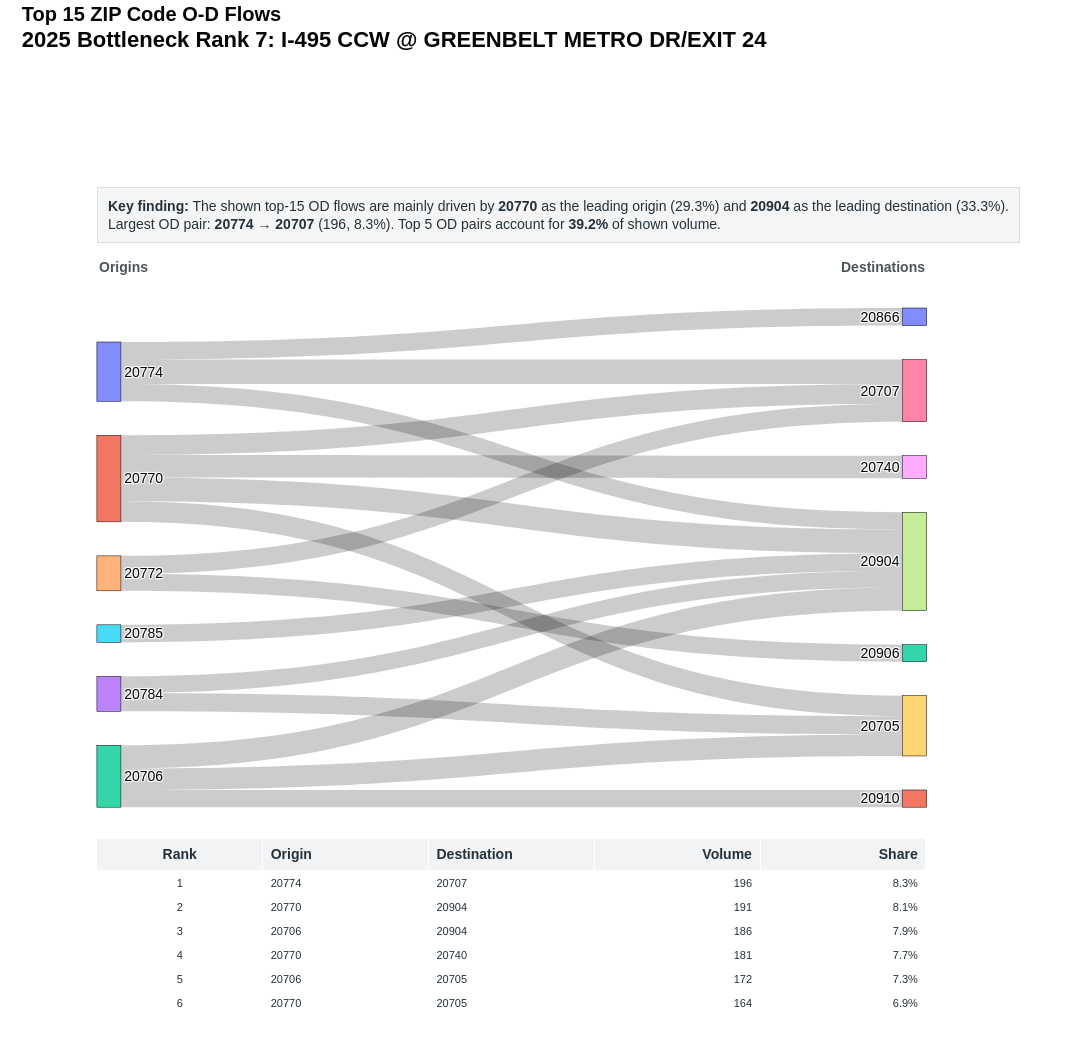

Write notebook code for a chart like this one.
### Code cell
zip_sankey

### Figure 1 — Plotly figure (JSON) as saved in the notebook; plotly's stock layout.template omitted (floating-point values rounded to 4 significant figures)
{"data": [{"arrangement": "snap", "domain": {"x": [0.04, 0.94], "y": [0.26, 0.9]}, "link": {"customdata": [[1, "20774", "20707", 196, 0.08291], [2, "20770", "20904", 191, 0.0808], [3, "20706", "20904", 186, 0.07868], [4, "20770", "20740", 181, 0.07657], [5, "20706", "20705", 172, 0.07276], [6, "20770", "20705", 164, 0.06937], [7, "20770", "20707", 157, 0.06641], [8, "20784", "20705", 147, 0.06218], [9, "20772", "20707", 144, 0.06091], [10, "20774", "20866", 141, 0.05964], [11, "20785", "20904", 140, 0.05922], [12, "20774", "20904", 138, 0.05838], [13, "20706", "20910", 138, 0.05838], [14, "20772", "20906", 136, 0.05753], [15, "20784", "20904", 133, 0.05626]], "hovertemplate": "<b>OD Pair Rank %{customdata[0]}</b><br>%{customdata[1]} → %{customdata[2]}<br>Volume: %{customdata[3]:,.0f}<br>Share of shown top-15 volume: %{customdata[4]:.1%}<extra></extra>", "source": [0, 1, 2, 1, 2, 1, 1, 3, 4, 0, 5, 0, 2, 4, 3], "target": [6, 7, 7, 8, 9, 9, 6, 9, 6, 10, 7, 7, 11, 12, 7], "value": [196.0, 191.0, 186.0, 181.0, 172.0, 164.0, 157.0, 147.0, 144.0, 141.0, 140.0, 138.0, 138.0, 136.0, 133.0]}, "node": {"hovertemplate": "<b>%{label}</b><br>Total shown OD volume: %{value:,.0f}<extra></extra>", "label": ["20774", "20770", "20706", "20784", "20772", "20785", "20707", "20904", "20740", "20705", "20866", "20910", "20906"], "line": {"color": "black", "width": 0.5}, "pad": 34, "thickness": 24}, "type": "sankey"}, {"cells": {"align": ["center", "left", "left", "right", "right"], "fill": {"color": "white"}, "font": {"color": "#24313A", "size": 11}, "height": 24, "values": [[1, 2, 3, 4, 5, 6, 7, 8, 9, 10, 11, 12, 13, 14, 15], ["20774", "20770", "20706", "20770", "20706", "20770", "20770", "20784", "20772", "20774", "20785", "20774", "20706", "20772", "20784"], ["20707", "20904", "20904", "20740", "20705", "20705", "20707", "20705", "20707", "20866", "20904", "20904", "20910", "20906", "20904"], ["196", "191", "186", "181", "172", "164", "157", "147", "144", "141", "140", "138", "138", "136", "133"], ["8.3%", "8.1%", "7.9%", "7.7%", "7.3%", "6.9%", "6.6%", "6.2%", "6.1%", "6.0%", "5.9%", "5.8%", "5.8%", "5.8%", "5.6%"]]}, "domain": {"x": [0.04, 0.94], "y": [0, 0.22]}, "header": {"align": ["center", "left", "left", "right", "right"], "fill": {"color": "#F1F3F5"}, "font": {"color": "#24313A", "size": 14}, "height": 26, "values": ["<b>Rank</b>", "<b>Origin</b>", "<b>Destination</b>", "<b>Volume</b>", "<b>Share</b>"]}, "type": "table"}], "layout": {"annotations": [{"align": "left", "bgcolor": "rgba(245,245,245,0.98)", "bordercolor": "#D8DEE3", "borderpad": 10, "borderwidth": 1, "font": {"color": "#24313A", "size": 14}, "showarrow": false, "text": "<b>Key finding:</b> The shown top-15 OD flows are mainly driven by <b>20770</b> as the leading origin (29.3%) and <b>20904</b> as the leading destination (33.3%).<br>Largest OD pair: <b>20774 → 20707</b> (196, 8.3%). Top 5 OD pairs account for <b>39.2%</b> of shown volume.", "x": 0.04, "xref": "paper", "y": 1.055, "yref": "paper"}, {"align": "left", "font": {"color": "#4A555C", "size": 14}, "showarrow": false, "text": "<b>Origins</b>", "x": 0.04, "xref": "paper", "y": 0.965, "yref": "paper"}, {"align": "right", "font": {"color": "#4A555C", "size": 14}, "showarrow": false, "text": "<b>Destinations</b>", "x": 0.94, "xref": "paper", "y": 0.965, "yref": "paper"}], "font": {"color": "#050608", "family": "Arial", "size": 14}, "height": 1040, "margin": {"b": 30, "l": 60, "r": 110, "t": 230}, "paper_bgcolor": "white", "plot_bgcolor": "white", "title": {"text": "<b>Top 15 ZIP Code O-D Flows</b><br><span style='font-size:22px'><b>2025 Bottleneck Rank 7: I-495 CCW @ GREENBELT METRO DR/EXIT 24</b></span>", "x": 0.02, "xanchor": "left", "y": 0.98, "yanchor": "top"}, "width": 1250}}
